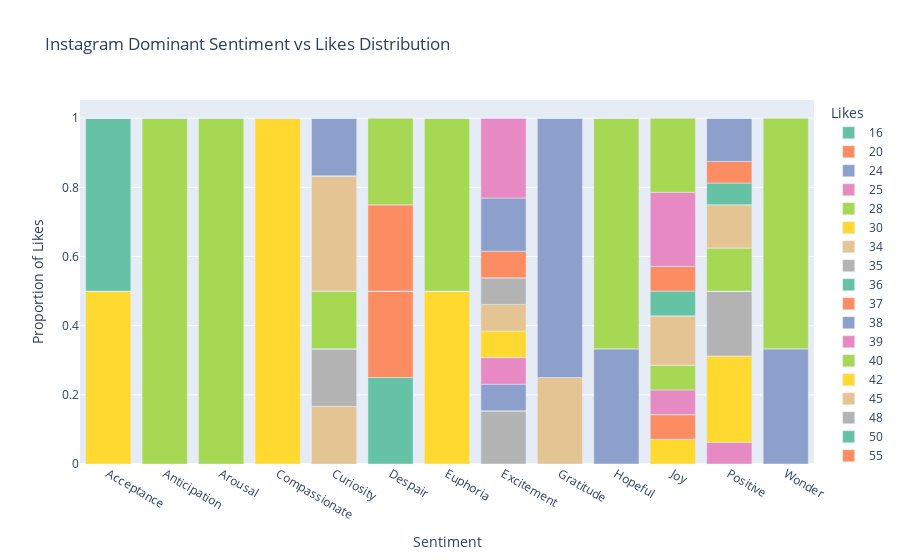

Notebook cell for this chart:
### Markdown cell above
# Lets find out distribution of Likes Across Top Sentiment

### Code cell
# Instagram
insta_like_senti = pd.crosstab(
    insta_df[insta_df['sentiment'].isin(insta_domi_senti)]['sentiment'],insta_df['Likes'],normalize=0
)
insta_like_senti_long = (insta_like_senti.reset_index().melt(id_vars='sentiment', var_name='Likes',value_name='Proportion'))
fig6 = px.bar(
    insta_like_senti_long,
    x='sentiment',
    y='Proportion',
    color='Likes',
    title='Instagram Dominant Sentiment vs Likes Distribution',
    color_discrete_sequence=px.colors.qualitative.Set2
)

fig6.update_layout(
    xaxis_title='Sentiment',
    yaxis_title='Proportion of Likes',
    legend_title_text='Likes',
    bargap=0.2
)

fig6.show()

### Figure 1 — Plotly figure (JSON) as saved in the notebook; plotly's stock layout.template omitted (floating-point values rounded to 4 significant figures)
{"data": [{"hovertemplate": "Likes=16<br>sentiment=%{x}<br>Proportion=%{y}<extra></extra>", "legendgroup": "16", "marker": {"color": "rgb(102,194,165)", "pattern": {"shape": ""}}, "name": "16", "orientation": "v", "showlegend": true, "textposition": "auto", "type": "bar", "x": ["Acceptance", "Anticipation", "Arousal", "Compassionate", "Curiosity", "Despair", "Euphoria", "Excitement", "Gratitude", "Hopeful", "Joy", "Positive", "Wonder"], "xaxis": "x", "y": [0.0, 0.0, 0.0, 0.0, 0.0, 0.25, 0.0, 0.0, 0.0, 0.0, 0.0, 0.0, 0.0], "yaxis": "y"}, {"hovertemplate": "Likes=20<br>sentiment=%{x}<br>Proportion=%{y}<extra></extra>", "legendgroup": "20", "marker": {"color": "rgb(252,141,98)", "pattern": {"shape": ""}}, "name": "20", "orientation": "v", "showlegend": true, "textposition": "auto", "type": "bar", "x": ["Acceptance", "Anticipation", "Arousal", "Compassionate", "Curiosity", "Despair", "Euphoria", "Excitement", "Gratitude", "Hopeful", "Joy", "Positive", "Wonder"], "xaxis": "x", "y": [0.0, 0.0, 0.0, 0.0, 0.0, 0.25, 0.0, 0.0, 0.0, 0.0, 0.0, 0.0, 0.0], "yaxis": "y"}, {"hovertemplate": "Likes=24<br>sentiment=%{x}<br>Proportion=%{y}<extra></extra>", "legendgroup": "24", "marker": {"color": "rgb(141,160,203)", "pattern": {"shape": ""}}, "name": "24", "orientation": "v", "showlegend": true, "textposition": "auto", "type": "bar", "x": ["Acceptance", "Anticipation", "Arousal", "Compassionate", "Curiosity", "Despair", "Euphoria", "Excitement", "Gratitude", "Hopeful", "Joy", "Positive", "Wonder"], "xaxis": "x", "y": [0.0, 0.0, 0.0, 0.0, 0.0, 0.0, 0.0, 0.0, 0.0, 0.3333, 0.0, 0.0, 0.0], "yaxis": "y"}, {"hovertemplate": "Likes=25<br>sentiment=%{x}<br>Proportion=%{y}<extra></extra>", "legendgroup": "25", "marker": {"color": "rgb(231,138,195)", "pattern": {"shape": ""}}, "name": "25", "orientation": "v", "showlegend": true, "textposition": "auto", "type": "bar", "x": ["Acceptance", "Anticipation", "Arousal", "Compassionate", "Curiosity", "Despair", "Euphoria", "Excitement", "Gratitude", "Hopeful", "Joy", "Positive", "Wonder"], "xaxis": "x", "y": [0.0, 0.0, 0.0, 0.0, 0.0, 0.0, 0.0, 0.0, 0.0, 0.0, 0.0, 0.0625, 0.0], "yaxis": "y"}, {"hovertemplate": "Likes=28<br>sentiment=%{x}<br>Proportion=%{y}<extra></extra>", "legendgroup": "28", "marker": {"color": "rgb(166,216,84)", "pattern": {"shape": ""}}, "name": "28", "orientation": "v", "showlegend": true, "textposition": "auto", "type": "bar", "x": ["Acceptance", "Anticipation", "Arousal", "Compassionate", "Curiosity", "Despair", "Euphoria", "Excitement", "Gratitude", "Hopeful", "Joy", "Positive", "Wonder"], "xaxis": "x", "y": [0.0, 0.0, 0.0, 0.0, 0.0, 0.0, 0.0, 0.0, 0.0, 0.6667, 0.0, 0.0, 0.0], "yaxis": "y"}, {"hovertemplate": "Likes=30<br>sentiment=%{x}<br>Proportion=%{y}<extra></extra>", "legendgroup": "30", "marker": {"color": "rgb(255,217,47)", "pattern": {"shape": ""}}, "name": "30", "orientation": "v", "showlegend": true, "textposition": "auto", "type": "bar", "x": ["Acceptance", "Anticipation", "Arousal", "Compassionate", "Curiosity", "Despair", "Euphoria", "Excitement", "Gratitude", "Hopeful", "Joy", "Positive", "Wonder"], "xaxis": "x", "y": [0.5, 0.0, 0.0, 0.0, 0.0, 0.0, 0.5, 0.0, 0.0, 0.0, 0.07143, 0.25, 0.0], "yaxis": "y"}, {"hovertemplate": "Likes=34<br>sentiment=%{x}<br>Proportion=%{y}<extra></extra>", "legendgroup": "34", "marker": {"color": "rgb(229,196,148)", "pattern": {"shape": ""}}, "name": "34", "orientation": "v", "showlegend": true, "textposition": "auto", "type": "bar", "x": ["Acceptance", "Anticipation", "Arousal", "Compassionate", "Curiosity", "Despair", "Euphoria", "Excitement", "Gratitude", "Hopeful", "Joy", "Positive", "Wonder"], "xaxis": "x", "y": [0.0, 0.0, 0.0, 0.0, 0.1667, 0.0, 0.0, 0.0, 0.0, 0.0, 0.0, 0.0, 0.0], "yaxis": "y"}, {"hovertemplate": "Likes=35<br>sentiment=%{x}<br>Proportion=%{y}<extra></extra>", "legendgroup": "35", "marker": {"color": "rgb(179,179,179)", "pattern": {"shape": ""}}, "name": "35", "orientation": "v", "showlegend": true, "textposition": "auto", "type": "bar", "x": ["Acceptance", "Anticipation", "Arousal", "Compassionate", "Curiosity", "Despair", "Euphoria", "Excitement", "Gratitude", "Hopeful", "Joy", "Positive", "Wonder"], "xaxis": "x", "y": [0.0, 0.0, 0.0, 0.0, 0.1667, 0.0, 0.0, 0.1538, 0.0, 0.0, 0.0, 0.1875, 0.0], "yaxis": "y"}, {"hovertemplate": "Likes=36<br>sentiment=%{x}<br>Proportion=%{y}<extra></extra>", "legendgroup": "36", "marker": {"color": "rgb(102,194,165)", "pattern": {"shape": ""}}, "name": "36", "orientation": "v", "showlegend": true, "textposition": "auto", "type": "bar", "x": ["Acceptance", "Anticipation", "Arousal", "Compassionate", "Curiosity", "Despair", "Euphoria", "Excitement", "Gratitude", "Hopeful", "Joy", "Positive", "Wonder"], "xaxis": "x", "y": [0.5, 0.0, 0.0, 0.0, 0.0, 0.0, 0.0, 0.0, 0.0, 0.0, 0.0, 0.0, 0.0], "yaxis": "y"}, {"hovertemplate": "Likes=37<br>sentiment=%{x}<br>Proportion=%{y}<extra></extra>", "legendgroup": "37", "marker": {"color": "rgb(252,141,98)", "pattern": {"shape": ""}}, "name": "37", "orientation": "v", "showlegend": true, "textposition": "auto", "type": "bar", "x": ["Acceptance", "Anticipation", "Arousal", "Compassionate", "Curiosity", "Despair", "Euphoria", "Excitement", "Gratitude", "Hopeful", "Joy", "Positive", "Wonder"], "xaxis": "x", "y": [0.0, 0.0, 0.0, 0.0, 0.0, 0.0, 0.0, 0.0, 0.0, 0.0, 0.07143, 0.0, 0.0], "yaxis": "y"}, {"hovertemplate": "Likes=38<br>sentiment=%{x}<br>Proportion=%{y}<extra></extra>", "legendgroup": "38", "marker": {"color": "rgb(141,160,203)", "pattern": {"shape": ""}}, "name": "38", "orientation": "v", "showlegend": true, "textposition": "auto", "type": "bar", "x": ["Acceptance", "Anticipation", "Arousal", "Compassionate", "Curiosity", "Despair", "Euphoria", "Excitement", "Gratitude", "Hopeful", "Joy", "Positive", "Wonder"], "xaxis": "x", "y": [0.0, 0.0, 0.0, 0.0, 0.0, 0.0, 0.0, 0.07692, 0.0, 0.0, 0.0, 0.0, 0.0], "yaxis": "y"}, {"hovertemplate": "Likes=39<br>sentiment=%{x}<br>Proportion=%{y}<extra></extra>", "legendgroup": "39", "marker": {"color": "rgb(231,138,195)", "pattern": {"shape": ""}}, "name": "39", "orientation": "v", "showlegend": true, "textposition": "auto", "type": "bar", "x": ["Acceptance", "Anticipation", "Arousal", "Compassionate", "Curiosity", "Despair", "Euphoria", "Excitement", "Gratitude", "Hopeful", "Joy", "Positive", "Wonder"], "xaxis": "x", "y": [0.0, 0.0, 0.0, 0.0, 0.0, 0.0, 0.0, 0.07692, 0.0, 0.0, 0.07143, 0.0, 0.0], "yaxis": "y"}, {"hovertemplate": "Likes=40<br>sentiment=%{x}<br>Proportion=%{y}<extra></extra>", "legendgroup": "40", "marker": {"color": "rgb(166,216,84)", "pattern": {"shape": ""}}, "name": "40", "orientation": "v", "showlegend": true, "textposition": "auto", "type": "bar", "x": ["Acceptance", "Anticipation", "Arousal", "Compassionate", "Curiosity", "Despair", "Euphoria", "Excitement", "Gratitude", "Hopeful", "Joy", "Positive", "Wonder"], "xaxis": "x", "y": [0.0, 1.0, 1.0, 0.0, 0.1667, 0.0, 0.5, 0.0, 0.0, 0.0, 0.07143, 0.125, 0.0], "yaxis": "y"}, {"hovertemplate": "Likes=42<br>sentiment=%{x}<br>Proportion=%{y}<extra></extra>", "legendgroup": "42", "marker": {"color": "rgb(255,217,47)", "pattern": {"shape": ""}}, "name": "42", "orientation": "v", "showlegend": true, "textposition": "auto", "type": "bar", "x": ["Acceptance", "Anticipation", "Arousal", "Compassionate", "Curiosity", "Despair", "Euphoria", "Excitement", "Gratitude", "Hopeful", "Joy", "Positive", "Wonder"], "xaxis": "x", "y": [0.0, 0.0, 0.0, 1.0, 0.0, 0.0, 0.0, 0.07692, 0.0, 0.0, 0.0, 0.0, 0.0], "yaxis": "y"}, {"hovertemplate": "Likes=45<br>sentiment=%{x}<br>Proportion=%{y}<extra></extra>", "legendgroup": "45", "marker": {"color": "rgb(229,196,148)", "pattern": {"shape": ""}}, "name": "45", "orientation": "v", "showlegend": true, "textposition": "auto", "type": "bar", "x": ["Acceptance", "Anticipation", "Arousal", "Compassionate", "Curiosity", "Despair", "Euphoria", "Excitement", "Gratitude", "Hopeful", "Joy", "Positive", "Wonder"], "xaxis": "x", "y": [0.0, 0.0, 0.0, 0.0, 0.3333, 0.0, 0.0, 0.07692, 0.25, 0.0, 0.1429, 0.125, 0.0], "yaxis": "y"}, {"hovertemplate": "Likes=48<br>sentiment=%{x}<br>Proportion=%{y}<extra></extra>", "legendgroup": "48", "marker": {"color": "rgb(179,179,179)", "pattern": {"shape": ""}}, "name": "48", "orientation": "v", "showlegend": true, "textposition": "auto", "type": "bar", "x": ["Acceptance", "Anticipation", "Arousal", "Compassionate", "Curiosity", "Despair", "Euphoria", "Excitement", "Gratitude", "Hopeful", "Joy", "Positive", "Wonder"], "xaxis": "x", "y": [0.0, 0.0, 0.0, 0.0, 0.0, 0.0, 0.0, 0.07692, 0.0, 0.0, 0.0, 0.0, 0.0], "yaxis": "y"}, {"hovertemplate": "Likes=50<br>sentiment=%{x}<br>Proportion=%{y}<extra></extra>", "legendgroup": "50", "marker": {"color": "rgb(102,194,165)", "pattern": {"shape": ""}}, "name": "50", "orientation": "v", "showlegend": true, "textposition": "auto", "type": "bar", "x": ["Acceptance", "Anticipation", "Arousal", "Compassionate", "Curiosity", "Despair", "Euphoria", "Excitement", "Gratitude", "Hopeful", "Joy", "Positive", "Wonder"], "xaxis": "x", "y": [0.0, 0.0, 0.0, 0.0, 0.0, 0.0, 0.0, 0.0, 0.0, 0.0, 0.07143, 0.0625, 0.0], "yaxis": "y"}, {"hovertemplate": "Likes=55<br>sentiment=%{x}<br>Proportion=%{y}<extra></extra>", "legendgroup": "55", "marker": {"color": "rgb(252,141,98)", "pattern": {"shape": ""}}, "name": "55", "orientation": "v", "showlegend": true, "textposition": "auto", "type": "bar", "x": ["Acceptance", "Anticipation", "Arousal", "Compassionate", "Curiosity", "Despair", "Euphoria", "Excitement", "Gratitude", "Hopeful", "Joy", "Positive", "Wonder"], "xaxis": "x", "y": [0.0, 0.0, 0.0, 0.0, 0.0, 0.25, 0.0, 0.07692, 0.0, 0.0, 0.07143, 0.0625, 0.0], "yaxis": "y"}, {"hovertemplate": "Likes=60<br>sentiment=%{x}<br>Proportion=%{y}<extra></extra>", "legendgroup": "60", "marker": {"color": "rgb(141,160,203)", "pattern": {"shape": ""}}, "name": "60", "orientation": "v", "showlegend": true, "textposition": "auto", "type": "bar", "x": ["Acceptance", "Anticipation", "Arousal", "Compassionate", "Curiosity", "Despair", "Euphoria", "Excitement", "Gratitude", "Hopeful", "Joy", "Positive", "Wonder"], "xaxis": "x", "y": [0.0, 0.0, 0.0, 0.0, 0.1667, 0.0, 0.0, 0.1538, 0.75, 0.0, 0.0, 0.125, 0.3333], "yaxis": "y"}, {"hovertemplate": "Likes=70<br>sentiment=%{x}<br>Proportion=%{y}<extra></extra>", "legendgroup": "70", "marker": {"color": "rgb(231,138,195)", "pattern": {"shape": ""}}, "name": "70", "orientation": "v", "showlegend": true, "textposition": "auto", "type": "bar", "x": ["Acceptance", "Anticipation", "Arousal", "Compassionate", "Curiosity", "Despair", "Euphoria", "Excitement", "Gratitude", "Hopeful", "Joy", "Positive", "Wonder"], "xaxis": "x", "y": [0.0, 0.0, 0.0, 0.0, 0.0, 0.0, 0.0, 0.2308, 0.0, 0.0, 0.2143, 0.0, 0.0], "yaxis": "y"}, {"hovertemplate": "Likes=80<br>sentiment=%{x}<br>Proportion=%{y}<extra></extra>", "legendgroup": "80", "marker": {"color": "rgb(166,216,84)", "pattern": {"shape": ""}}, "name": "80", "orientation": "v", "showlegend": true, "textposition": "auto", "type": "bar", "x": ["Acceptance", "Anticipation", "Arousal", "Compassionate", "Curiosity", "Despair", "Euphoria", "Excitement", "Gratitude", "Hopeful", "Joy", "Positive", "Wonder"], "xaxis": "x", "y": [0.0, 0.0, 0.0, 0.0, 0.0, 0.25, 0.0, 0.0, 0.0, 0.0, 0.2143, 0.0, 0.6667], "yaxis": "y"}], "layout": {"bargap": 0.2, "barmode": "relative", "legend": {"title": {"text": "Likes"}, "tracegroupgap": 0}, "title": {"text": "Instagram Dominant Sentiment vs Likes Distribution"}, "xaxis": {"anchor": "y", "domain": [0, 1], "title": {"text": "Sentiment"}}, "yaxis": {"anchor": "x", "domain": [0, 1], "title": {"text": "Proportion of Likes"}}}}
